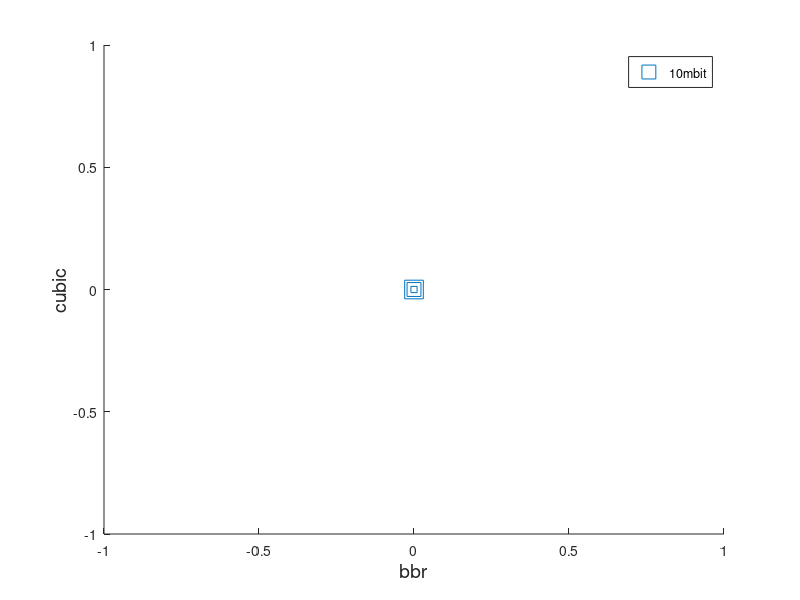

Write MATLAB code to recreate this figure. (Note: this script raises an error after producing the figure.)
clear dir
num_ccas=1;
num_compete_ccas=2;

%  |

bws={'5mbit','10mbit','20mbit','30mbit','40mbit','50mbit','60mbit','70mbit'};
%bws={'10mbit'};
%bws={'40mbit'};
%bws={'70mbit'};
buffs={'10buf','20buf','40buf','80buf','160buf'; %5mbit
       '20buf','40buf','80buf','160buf','320buf'; %10mbit
       '40buf','80buf','160buf','320buf','640buf'; %20mbit
       '60buf','120buf','240buf','480buf','960buf'; %30 mbit
       '80buf','160buf','320buf','640buf','1280buf'; %40 mbit
       '100buf','200buf','400buf','800buf','1600buf'; %50mbit 
       '120buf','240buf','480buf','960buf','1920buf'; %60mbit
       '140buf','280buf','560buf','1120buf','2240buf'}; %70mbit
   
buffs_dim=size(buffs);

%buffs={'10buf','20buf','40buf','80buf','160buf'};%5mbit
%buffs={'20buf','40buf','80buf','160buf','320buf'};%10mbit
%buffs={'80buf','160buf','320buf','640buf','1280buf'};%40mbit
%buffs={'140buf','280buf','560buf','1120buf','2240buf'};%70 mbit

buff_markers={'o','s','d','p','h'};
lrs={'0%perc'};
schemes={'0.0'};%,'0.4','0.8'};%i.e. start delay of first small flow
num_iter=10;
spacings={'0.0gap','0.1gap','0.2gap','0.3gap','0.4gap','0.5gap'}

exp_sizes={'1000000MB'};%reps 10,20
sma_sizes={'1000000MB'}

ccas = {'bbr','cubic','reno'}
cca_colors={[0 0 0]; [0.5 0.5 0.5];[1 1 1] }
cca_color_mapobj = containers.Map(ccas,cca_colors);


cca_labels = {'BBR','Cubic','NewReno'}

analyse_bases = {'cca_small','cca_large'};
selected_base= 2; % 1 for cca_small and 2 for cca_large

num_compete_per_iter= zeros(1,num_ccas);
num_competing_per_iter_cca_1= zeros(1,num_ccas);
num_competing_per_iter_cca_2= zeros(1,num_ccas);

%durs_per_iter_cca_1= zeros(1,num_ccas);
avg_durs_per_iter_cca_1= zeros(1,num_ccas);
avg_durs_per_iter_cca_2= zeros(1,num_ccas);

sum_all_iter_avg_durs_cca_1= zeros(1,num_ccas);
sum_all_iter_avg_durs_cca_2= zeros(1,num_ccas);
sum_all_iter_num_comp_cca_1= zeros(1,num_ccas);
sum_all_iter_num_comp_cca_2= zeros(1,num_ccas);

key_set1={};
value_set={};

file_end=cell(1,num_compete_ccas);

cd files;
count=1;
for b = 2:2%length(bws)
    bw=bws(b);
    for bf = 2:2%4%buffs_dim(2) bdp,2bdp,4bdp are only available now
        buff=buffs(b,bf);
        for sm = 1:length(sma_sizes)
            sma=sma_sizes(sm);
            for l = 1:length(lrs)
                lr=lrs(l);
                for sc = 1:length(schemes)
                    sch=schemes(sc);
                    for e = 1:length(exp_sizes)
                        exp=exp_sizes(e);
                        for spc_idx = 1:length(spacings) %only 0.1 at idx 2
                            gap = spacings(spc_idx);
                            for a1 = 1:length(ccas)
                                cca_one=ccas(a1);
                                for a2 = a1:length(ccas)
                                    cca_two=ccas(a2); % analyse/plot based on small flow's cca
                                    for ite = 0:9
                                            %cd files;
                                            %mkdir num_compete
                                            
                                            
                                            file_end_cca_1= char(strcat(num2str(ite),'_',cca_one,'.dat'));
                                            file_end_cca_2= char(strcat(num2str(ite),'_',cca_two,'.dat'));

                                            filename_regex_cca_1 = char(strcat(cca_one,'*',exp,'*',cca_two,'*',sma,'*',bw,'_',buff,'_',lr,'_',sch,'_',gap,'*',file_end_cca_1));
                                            filename_regex_cca_2 = char(strcat(cca_one,'*',exp,'*',cca_two,'*',sma,'*',bw,'_',buff,'_',lr,'_',sch,'_',gap,'*',file_end_cca_2));

                                            matched_files_list_cca_1 = dir(filename_regex_cca_1);
                                            matched_files_list_cca_2 = dir(filename_regex_cca_2);

                                            for i=1:length(matched_files_list_cca_1) % loop through each matching file(just 1 in this case)
                                                time_data_cca_1 = csvread(matched_files_list_cca_1(i).name); 
                                                time_data_cca_2 = csvread(matched_files_list_cca_2(i).name); 
                                                %large_idx= find(time_data_one(:,1));
                                                %cd ..;
                                                
                                                duration_arr_cca_1 = time_data_cca_1(:,3) - time_data_cca_1(:,2);
                                                start_arr_cca_1 = time_data_cca_1(:,2);
                                                end_arr_cca_1 = time_data_cca_1(:,3);
                                                duration_arr_cca_2 = time_data_cca_2(:,3) - time_data_cca_2(:,2);
                                                start_arr_cca_2 = time_data_cca_2(:,2);
                                                end_arr_cca_2 = time_data_cca_2(:,3);
                                                
                                                if strcmp(cca_one,cca_two)
                                                    num_competing_per_iter_cca_1(i)=length(end_arr_cca_1);
                                                    num_competing_per_iter_cca_2(i)=length(end_arr_cca_2);
                                                    avg_durs_per_iter_cca_1(i)=mean(duration_arr_cca_1);
                                                    avg_durs_per_iter_cca_2(i)=mean(duration_arr_cca_2);
                                                %if cca1 small flows complete faster
                                                elseif end_arr_cca_1(length(end_arr_cca_1))< end_arr_cca_2(length(end_arr_cca_2))
                                                    cca2_competing_mask=start_arr_cca_2<end_arr_cca_1(length(end_arr_cca_1));
                                                    num_competing_per_iter_cca_2(i)= sum(cca2_competing_mask);
                                                    avg_durs_per_iter_cca_1(i)=mean(duration_arr_cca_1);
                                                    avg_durs_per_iter_cca_2(i)=mean(duration_arr_cca_2(1:num_competing_per_iter_cca_2(i)));
                                                    num_competing_per_iter_cca_1(i)=length(end_arr_cca_1);
                                                %end
                                                %if cca2 small flows completes faster
                                                else
                                                    %end_arr_cca_2(length(end_arr_cca_2))< end_arr_cca_1(length(end_arr_cca_1))
                                                    cca1_competing_mask=start_arr_cca_1<end_arr_cca_2(length(end_arr_cca_2));
                                                    num_competing_per_iter_cca_1(i)= sum(cca1_competing_mask);
                                                    avg_durs_per_iter_cca_1(i)=mean(duration_arr_cca_1(1:num_competing_per_iter_cca_1(i)));
                                                    avg_durs_per_iter_cca_2(i)=mean(duration_arr_cca_2);
                                                    num_competing_per_iter_cca_2(i)=length(end_arr_cca_2);
                                                end

                                                begin_time_cca_1=min(start_arr_cca_1);
                                                end_time_cca_1=max(end_arr_cca_1);
                                                begin_time_cca_2=min(start_arr_cca_2);
                                                end_time_cca_2=max(end_arr_cca_1);


                                                %durs_per_iter_cca_1(i)=duration_arr_cca_1;
                                                %durs_per_iter_cca_2(i)=duration_arr_cca_2;
                                                %avg_durs_per_iter_cca_1(i)=mean(duration_arr_cca_1);
                                                %avg_durs_per_iter_cca_2(i)=mean(duration_arr_cca_2);
                                                
                                                cd num_compete;
                                                %out_fileid_cca_1=strcat(cca_one,'_',sma,'_','45ms','_',cca_two,'_',sma,'_','45ms','_',bw,'_',buff,'_',lr,'_',sch,'_',gap,'_',ite,'_',cca_one,'one','_','num_compete');
                                                %out_fileid_cca_2=strcat(cca_one,'_',sma,'_','45ms','_',cca_two,'_',sma,'_','45ms','_',bw,'_',buff,'_',lr,'_',sch,'_',gap,'_',ite,'_',cca_two,'two','_','num_compete');
                                                rtt='45ms';
                                                compete_end=strcat('num_compete','.txt');
                                                outfilename=strcat(cca_one,'_',sma,'_',rtt,'_',cca_two,'_',sma,'_',rtt,'_',bw,'_',buff,'_',lr,'_',sch,'_',gap,'_',num2str(ite),'_',compete_end);

                                                fileID = fopen(char(outfilename),'w');
                                                nbytes = fprintf(fileID,'%5d %5d \n',num_competing_per_iter_cca_1(i),num_competing_per_iter_cca_2(i));
                                                cd ..;    
                                                   
                                            end

                                            % add new iteration result to previous
                                            % results.
                                            % b-BBR, c-Cubic, r-Newreno
                                            % 1 by 1 values(single/scalar, any one of bb,bc,br,cb,cc,cr,rb,r)
                                            sum_all_iter_avg_durs_cca_1=sum_all_iter_avg_durs_cca_1 + avg_durs_per_iter_cca_1;
                                            sum_all_iter_avg_durs_cca_2=sum_all_iter_avg_durs_cca_2 + avg_durs_per_iter_cca_2;
                                            sum_all_iter_num_comp_cca_1=sum_all_iter_num_comp_cca_1 + num_competing_per_iter_cca_1;
                                            sum_all_iter_num_comp_cca_2=sum_all_iter_num_comp_cca_2 + num_competing_per_iter_cca_2;
                                        %end
                                    end
                                
                                    %take average of all iterations

                                    avg_all_iter_comp_time_cca_1 = sum_all_iter_avg_durs_cca_1/num_iter; 
                                    avg_all_iter_comp_time_cca_2 = sum_all_iter_avg_durs_cca_2/num_iter;
                                    avg_all_iter_num_comp_cca_1 = sum_all_iter_num_comp_cca_1/num_iter;
                                    avg_all_iter_num_comp_cca_2 = sum_all_iter_num_comp_cca_2/num_iter;


                                    sum_all_iter_avg_durs_cca_1= zeros(1,num_ccas);
                                    sum_all_iter_avg_durs_cca_2= zeros(1,num_ccas);
                                    sum_all_iter_num_comp_cca_1= zeros(1,num_ccas);
                                    sum_all_iter_num_comp_cca_2= zeros(1,num_ccas);


                                    name_key=char(strcat(cca_one,'-',cca_two,'-',bw,'-',buff,'-',lr,'-',sch,'-',exp,'-',gap))

                                    key_set1(end+1) = {name_key};
                                    %value=[large_durs;overall_durs; small_comp_durs_avg ;small_all_durs_avg];
                                    comp_time_value=[avg_all_iter_comp_time_cca_1;avg_all_iter_comp_time_cca_2;avg_all_iter_num_comp_cca_1;avg_all_iter_num_comp_cca_2];
                                    value_set(end+1) = {comp_time_value};
                                    
                                    count=count+1;
                                end 
                            end
                        end
                    end
                end
            end
        end
    end
end
comp_time_mapobj_45ms_45ms_small_vs_small = containers.Map(key_set1,value_set);
cd ..;


line_color= {'y','m','r'};%one for each CCA
line_styles = {'-','--','-.'}; %one for each CCA
line_markers = {'o','+','*'};%one for each buff size



%markers = {'o','+','x','s','d','p','v','>','<'};% nine markers one for each CCA combination
sz=110;
bw_markers={'o','s','d','p','h','v','^','<'};
%buf_colors = {'k','b','o','c','r'}% o for orange
%buf_colors = [[0 0 0];[0 0 1];[1 0.5 0];[0 0.5 1];[1 0 0]];
buf_colors = [[0 0 0];[0 0 1];[0 1 0];[1 0 0]];
buf_mark_sz=[0 20 100 180];
buff_labels={'BDP/2','BDP','2BDP','4BDP','8BDP'};
group=[];
lgd_str={};


%scatter plot of two CCAs for all bw and all buff sizes(BDP,2BDP,4BDP)
figure
lgd_str={};
cca1_buf_arr=zeros(1,3);
cca2_buf_arr=zeros(1,3)
gap=spacings(2);
for bw_idx = 2:2%length(bws)
    bw=bws(bw_idx);
    lgd_str(end+1)=bw;
    count=1;
    for buf_idx = 2:2%buffs_dim(2)
        buff=buffs(bw_idx,buf_idx);
        %lgd_str(end+1)=bw;%strcat(bw,'-',buff_labels(buf_idx));
        %for cca1_idx =1:1%length(ccas)
        %for spc_idx=1:5
            %gap=spacings(spc_idx);
            
            cca1_idx=1;
            cca_one=ccas(cca1_idx);
            %for cca2_idx = 3:3%length(ccas)
                cca2_idx=2;
                cca_two=ccas(cca2_idx)
                dstr= char(strcat(cca_one,'-',cca_two,'-',bw,'-',buff,'-',lr,'-',sch,'-',exp,'-',gap));
                dval=comp_time_mapobj_45ms_45ms_small_vs_small(dstr);
                %{
                cca1=dval(1,:);
                cca2=dval(2,:);
                s=scatter(cca1,cca2,buf_mark_sz(buf_idx),char(bw_markers(bw_idx)))
                s.MarkerEdgeColor=buf_colors(buf_idx,:);
                hold on;
                %}
                cca1_buf_arr(count)=dval(1,:);
                cca2_buf_arr(count)=dval(2,:);
                
            %end
        %end
        count=count+1;
    end
    s=scatter(cca1_buf_arr,cca2_buf_arr,buf_mark_sz(2:4),char(bw_markers(bw_idx)))
    hold on
end
xlabel(cca_one,'FontSize',14);
ylabel(cca_two,'FontSize',14);
%xlim([0 20]);%max 25 for 5mbit
%ylim([0 20]);%max 100 for 5mbit
lgd=legend(lgd_str);
lgd.FontSize=12;
title(strcat(cca_one,'-',cca_two,'-',gap),'FontSize',12);







%Works after running the above extraction code on one buffer and all the spacings
%bar plot(spacings) for completion time of a Single CCA(cubic) for all CCA combinations for all bw and all buff sizes(BDP,2BDP,4BDP)
figure
lgd_str={};
eval_3cca_3buf=zeros(6,6)
cca_eval=ccas(2);
gap=spacings(1);
for bw_idx = 2:2%length(bws)
    bw=bws(bw_idx);
    for buf_idx = 2:2%buffs_dim(2)
        buff=buffs(bw_idx,buf_idx);
        for cca1_idx =1:length(ccas)
            cca_noeval=ccas(cca1_idx);
            for spc_idx=1:6
                gap=spacings(spc_idx);            
                if strcmp(cca_eval,'bbr')
                    cca_two=cca_noeval;
                    cca_one=cca_eval;
                elseif strcmp(cca_eval,'cubic')
                    if strcmp(cca_noeval,'bbr')
                        cca_one=cca_noeval;
                        cca_two=cca_eval;
                    elseif strcmp(cca_one,'reno')
                        cca_two=char('reno');
                        cca_one=cca_eval;
                    else
                        cca_one=cca_eval;
                        cca_two=cca_noeval;
                    end
                else %cca_eval='reno'
                    cca_two=char('reno');
                    cca_one=cca_eval;
                end
                dstr= char(strcat(cca_one,'-',cca_two,'-',bw,'-',buff,'-',lr,'-',sch,'-',exp,'-',gap));
                %dval=comp_time_mapobj_45ms_45ms_small_vs_small(dstr);
                dval=comp_time_mapobj_45ms_45ms_small_vs_small(dstr);

                
                if strcmp(cca_one,cca_eval)
                    eval_3cca_3buf(spc_idx, cca1_idx)=dval(1,:);
                else
                   eval_3cca_3buf(spc_idx,cca1_idx)=dval(2,:); 
                end
            end
        end
     end
end
bar(eval_3cca_3buf); % x-axis buffur size, labeles are competing ccas
%bar(transpose(eval_3cca_3buf)); % x-axis competing cca, labels are buffers
xlabel('Inter-flow intervals(sec)','FontSize',24);
%ylabel(strcat('Completion time of small ',cca_eval,'flow'),'FontSize',18);
ylabel(strcat('Completion time of compet. ',' Cubic',' (sec)'),'FontSize',22);
alt_spacings=zeros(1,length(spacings));
for i=1:length(spacings)
    temp=char(spacings(i));
    alt_spacings(i)=str2num(temp(1:end-3));
end
set(gca,'XTick',1:6,'XTicklabel',alt_spacings,'FontSize',22);
%xlim([0 20]);%max 25 for 5mbit
%ylim([0 20]);%max 100 for 5mbit
lgd_arr={'vs bbr', 'vs cubic', 'vs newreno'};
lgd_str=lgd_arr;
lgd=legend(lgd_str);
lgd.FontSize=24;
title(strcat(cca_eval,'-',bw,'-','BDP'),'FontSize',24);






%Spacings plot
%completion time of a Single CCA(cubic vs bbr or reno) in line plot with
%one line plot for each bw and with the x-axis of spacings

figure
lgd_str={};
cca_eval=ccas(2);
gap='0.1gap';
buf_idx = 2;%:4%buffs_dim(2)
eval_allgap_1bw=zeros(1,length(spacings));
cca_lines={'--','-',':'};
for cca_idx =1:length(ccas)
    cca_noeval=ccas(cca_idx)
    for bw_idx = 2:2 % only for 10,30 and 40 mbits
        bw=bws(bw_idx);
        buff=buffs(bw_idx,buf_idx);
        for spc_idx = 1:6%buffs_dim(2)
            gap=spacings(spc_idx); 
            if strcmp(cca_eval,'bbr')
                cca_two=cca_noeval;
                cca_one=cca_eval;
            elseif strcmp(cca_eval,'cubic')
                if strcmp(cca_noeval,'bbr')
                    cca_one=cca_noeval;
                    cca_two=cca_eval;
                elseif strcmp(cca_one,'reno')
                    cca_two=char('reno');
                    cca_one=cca_eval;
                else
                    cca_one=cca_eval;
                    cca_two=cca_noeval;
                end
            else %cca_eval=reno
                cca_one=cca_noeval;
                cca_two=cca_eval;
            end
            dstr= char(strcat(cca_one,'-',cca_two,'-',bw,'-',buff,'-',lr,'-',sch,'-',exp,'-',gap));
            dval=comp_time_mapobj_45ms_45ms_small_vs_small(dstr);

            if strcmp(cca_one,cca_eval)
                eval_allgap_1bw(1,spc_idx)=dval(1,:); %for all iterations buffer is always the same while bw changes
            else
                eval_allgap_1bw(1,spc_idx)=dval(2,:); %for all iterations buffer is always the same while bw changes
            end              
        end
        p=plot(eval_allgap_1bw,char(cca_lines(cca_idx)));
        %p.Marker=cca_lines(cca_idx);
        lgd_str(end+1)=strcat(bw,'-vs ',cca_noeval);

        hold on
    end
end
%xlabel('Bottleneck bandwidths','FontSize',14);
xlabel('Inter-flow Spacings','FontSize',14);
%ylabel(strcat('Completion time of small ',cca_eval,'flow'),'FontSize',14);
set(gca,'XTick',1:6,'XTicklabel',spacings,'FontSize',14);
%xlim([0 20]);%max 25 for 5mbit
%ylim([0 20]);%max 100 for 5mbit
%lgd_str=buff_labels(2:4);
lgd=legend(lgd_str);
lgd.FontSize=12;
title(strcat(cca_eval,'-',lr,'-',sch,'-',exp,'-',buff_labels(buf_idx)),'FontSize',12);


